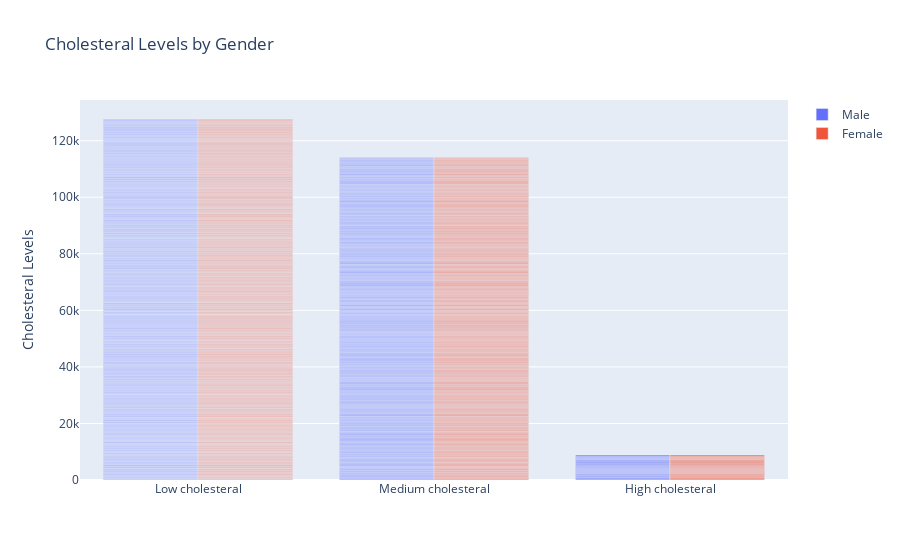

The notebook cell saved with this chart:
### Markdown cell above
#### Cholestrol Indicator by Gender

### Code cell
fig3 = go.Figure(
    data=[
        go.Bar(
            name="Male",
            x=df['Cholesteral_Levels'],
            y=df['chol'],
            offsetgroup=0,
            
        ),
        go.Bar(
            name="Female",
            x=df['Cholesteral_Levels'],
            y=df['chol'],
            offsetgroup=1,
            
        ),
    ],
    layout=go.Layout(
        title="Cholesteral Levels by Gender",
        yaxis_title="Cholesteral Levels"
     )
)
fig3.show()
fig3.write_html("static/images/cholestrolindicator.html")

### Figure 1 — Plotly figure (JSON) as saved in the notebook; plotly's stock layout.template omitted (floating-point values rounded to 4 significant figures; data arrays with more than 128 entries replaced by an {"elided": "..."} marker saying what was removed)
{"data": [{"name": "Male", "offsetgroup": "0", "type": "bar", "x": {"elided": "1025 str values"}, "y": {"elided": "1025 int values"}}, {"name": "Female", "offsetgroup": "1", "type": "bar", "x": {"elided": "1025 str values"}, "y": {"elided": "1025 int values"}}], "layout": {"title": {"text": "Cholesteral Levels by Gender"}, "yaxis": {"title": {"text": "Cholesteral Levels"}}}}
